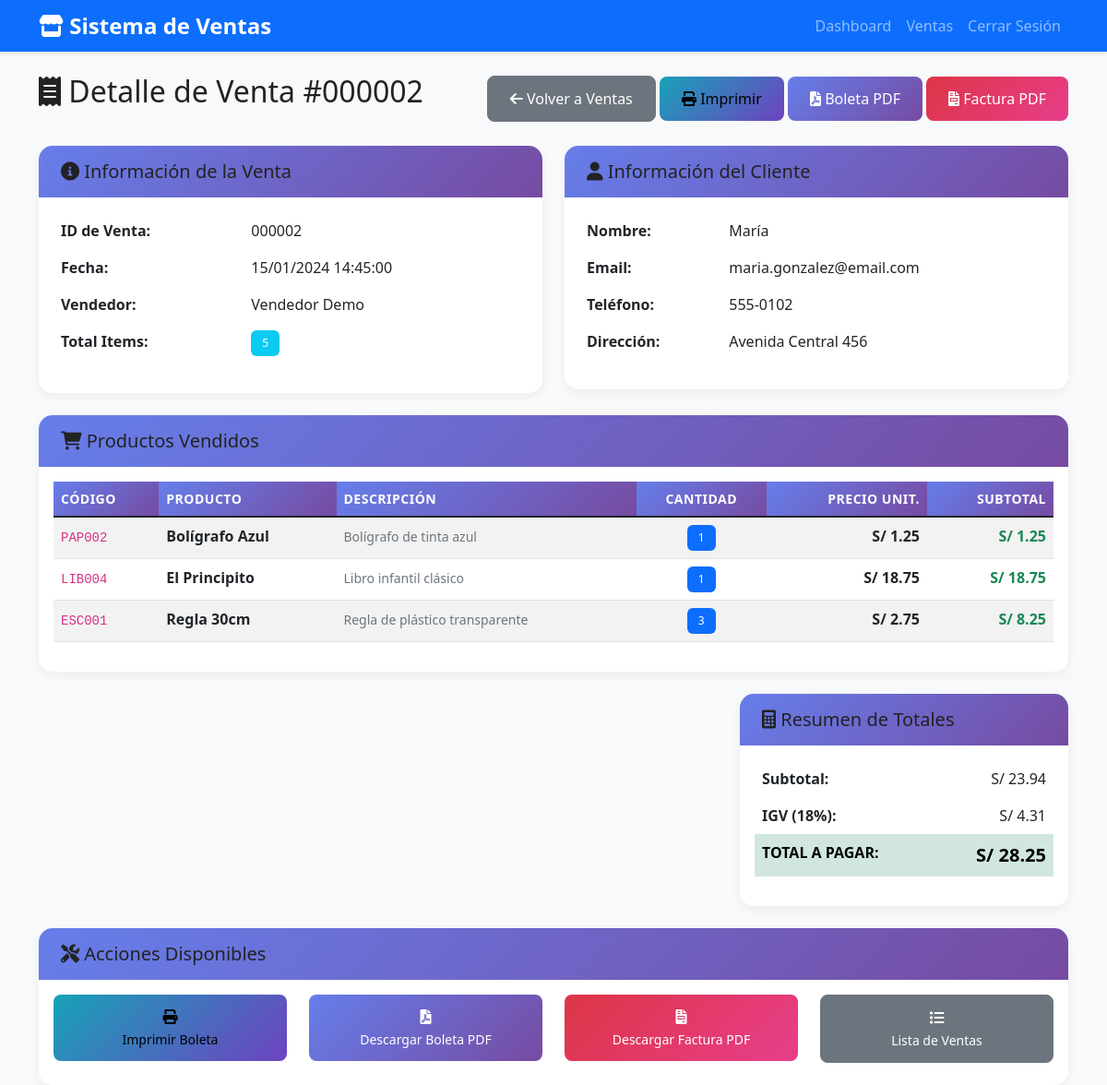
The page /ventas/detalle_venta.php?id=2 (signed in) on the database its author committed.
### tables this page shows
CREATE TABLE ventas (
    id INT AUTO_INCREMENT PRIMARY KEY,
    cliente_id INT NOT NULL,
    usuario_id INT NOT NULL,
    subtotal DECIMAL(10,2) DEFAULT 0,
    impuestos DECIMAL(10,2) DEFAULT 0,
    descuento DECIMAL(10,2) DEFAULT 0,
    total DECIMAL(10,2) NOT NULL,
    estado ENUM('completada', 'pendiente', 'cancelada') DEFAULT 'completada',
    metodo_pago ENUM('efectivo', 'tarjeta', 'transferencia') DEFAULT 'efectivo',
    fecha TIMESTAMP DEFAULT CURRENT_TIMESTAMP,
    notas TEXT,
    FOREIGN KEY (cliente_id) REFERENCES clientes(id),
    FOREIGN KEY (usuario_id) REFERENCES usuarios(id),
    INDEX idx_fecha (fecha),
    INDEX idx_cliente (cliente_id),
    INDEX idx_usuario (usuario_id),
    INDEX idx_estado (estado)
);

CREATE TABLE usuarios (
    id INT AUTO_INCREMENT PRIMARY KEY,
    nombre VARCHAR(100) NOT NULL,
    email VARCHAR(150) UNIQUE NOT NULL,
    password VARCHAR(255) NOT NULL,
    rol ENUM('admin', 'vendedor') DEFAULT 'vendedor',
    activo BOOLEAN DEFAULT TRUE,
    ultimo_acceso TIMESTAMP NULL,
    fecha_creacion TIMESTAMP DEFAULT CURRENT_TIMESTAMP,
    fecha_actualizacion TIMESTAMP DEFAULT CURRENT_TIMESTAMP ON UPDATE CURRENT_TIMESTAMP,
    INDEX idx_email (email)
);

CREATE TABLE clientes (
    id INT AUTO_INCREMENT PRIMARY KEY,
    nombre VARCHAR(100) NOT NULL,
    apellido VARCHAR(100),
    email VARCHAR(150) UNIQUE,
    telefono VARCHAR(20),
    direccion TEXT,
    ciudad VARCHAR(100),
    codigo_postal VARCHAR(10),
    fecha_nacimiento DATE,
    activo BOOLEAN DEFAULT TRUE,
    fecha_registro TIMESTAMP DEFAULT CURRENT_TIMESTAMP,
    fecha_actualizacion TIMESTAMP DEFAULT CURRENT_TIMESTAMP ON UPDATE CURRENT_TIMESTAMP,
    INDEX idx_nombre (nombre),
    INDEX idx_email (email),
    INDEX idx_telefono (telefono)
);

CREATE TABLE detalle_ventas (
    id INT AUTO_INCREMENT PRIMARY KEY,
    venta_id INT NOT NULL,
    producto_id INT NOT NULL,
    cantidad INT NOT NULL,
    precio_unitario DECIMAL(10,2) NOT NULL,
    descuento DECIMAL(10,2) DEFAULT 0,
    subtotal DECIMAL(10,2) NOT NULL,
    FOREIGN KEY (venta_id) REFERENCES ventas(id) ON DELETE CASCADE,
    FOREIGN KEY (producto_id) REFERENCES productos(id),
    INDEX idx_venta (venta_id),
    INDEX idx_producto (producto_id)
);

CREATE TABLE productos (
    id INT AUTO_INCREMENT PRIMARY KEY,
    codigo VARCHAR(50) UNIQUE NOT NULL,
    nombre VARCHAR(200) NOT NULL,
    descripcion TEXT,
    categoria_id INT,
    precio DECIMAL(10,2) NOT NULL,
    stock INT DEFAULT 0,
    stock_minimo INT DEFAULT 5,
    activo BOOLEAN DEFAULT TRUE,
    fecha_creacion TIMESTAMP DEFAULT CURRENT_TIMESTAMP,
    fecha_actualizacion TIMESTAMP DEFAULT CURRENT_TIMESTAMP ON UPDATE CURRENT_TIMESTAMP,
    FOREIGN KEY (categoria_id) REFERENCES categorias(id) ON DELETE SET NULL,
    INDEX idx_codigo (codigo),
    INDEX idx_nombre (nombre),
    INDEX idx_categoria (categoria_id)
);

### ventas/detalle_venta.php (the view, shortened to what this page needs)
<?php
require_once '../includes/functions.php';
$venta_id = (int)$_GET['id'];
try {
    $stmt = $pdo->prepare("
        SELECT v.*, c.nombre as cliente_nombre, c.email as cliente_email,
               c.telefono as cliente_telefono, c.direccion as cliente_direccion,
               u.nombre as vendedor_nombre
        FROM ventas v
        LEFT JOIN clientes c ON v.cliente_id = c.id
        LEFT JOIN usuarios u ON v.usuario_id = u.id
        WHERE v.id = ?
    ");
    $stmt->execute([$venta_id]);
    $venta = $stmt->fetch(PDO::FETCH_ASSOC);
    $stmt = $pdo->prepare("
        SELECT dv.*, p.nombre as producto_nombre, p.codigo as producto_codigo,
               p.descripcion as producto_descripcion
        FROM detalle_ventas dv
        JOIN productos p ON dv.producto_id = p.id
        WHERE dv.venta_id = ?
        ORDER BY p.nombre
    ");
    $stmt->execute([$venta_id]);
    $detalles = $stmt->fetchAll(PDO::FETCH_ASSOC);
} catch (PDOException $e) {
    die('Error: ' . $e->getMessage());
}
$subtotal = $venta['total'] / 1.18;
$igv = $venta['total'] - $subtotal;
$total_items = array_sum(array_column($detalles, 'cantidad'));
?>
<!DOCTYPE html>
<html lang="es">
<head>
    <link href="https://cdn.jsdelivr.net/npm/bootstrap@5.1.3/dist/css/bootstrap.min.css" rel="stylesheet">
    <link href="https://cdnjs.cloudflare.com/ajax/libs/font-awesome/6.0.0/css/all.min.css" rel="stylesheet">
    <link href="../assets/css/style.css" rel="stylesheet">
</head>
<body>
    <nav class="navbar navbar-expand-lg navbar-dark bg-primary">
        <div class="container">
            <a class="navbar-brand" href="../index.php">
                <i class="fas fa-store"></i> Sistema de Ventas
            </a>
            <div class="navbar-nav ms-auto">
                <a class="nav-link" href="../index.php">Dashboard</a>
                <a class="nav-link" href="lista_ventas.php">Ventas</a>
                <a class="nav-link" href="../logout.php">Cerrar Sesión</a>
            </div>
        </div>
    </nav>
    <div class="container mt-4">
        <div class="row">
            <div class="col-12">
                <div class="d-flex justify-content-between align-items-center mb-4">
                    <h2><i class="fas fa-receipt"></i> Detalle de Venta #<?php echo str_pad($venta['id'], 6, '0', STR_PAD_LEFT); ?></h2>
                    <div>
                        <a href="lista_ventas.php" class="btn btn-secondary">
                            <i class="fas fa-arrow-left"></i> Volver a Ventas
                        </a>
                        <a href="imprimir_venta.php?id=<?php echo $venta['id']; ?>" class="btn btn-info" target="_blank">
                            <i class="fas fa-print"></i> Imprimir
                        </a>
                        <a href="generar_boleta_pdf.php?id=<?php echo $venta['id']; ?>" class="btn btn-primary" target="_blank">
                            <i class="fas fa-file-pdf"></i> Boleta PDF
                        </a>
                        <a href="generar_factura_pdf.php?id=<?php echo $venta['id']; ?>" class="btn btn-danger" target="_blank">
                            <i class="fas fa-file-invoice"></i> Factura PDF
                        </a>
                    </div>
                </div>
                <div class="row mb-4">
                    <div class="col-md-6">
                        <div class="card">
                            <div class="card-header bg-primary text-white">
                                <h5 class="mb-0"><i class="fas fa-info-circle"></i> Información de la Venta</h5>
                            </div>
                            <div class="card-body">
                                <table class="table table-borderless">
                                    <tr>
                                        <td><strong>ID de Venta:</strong></td>
                                        <td><?php echo str_pad($venta['id'], 6, '0', STR_PAD_LEFT); ?></td>
                                    </tr>
                                    <tr>
                                        <td><strong>Fecha:</strong></td>
                                        <td><?php echo date('d/m/Y H:i:s', strtotime($venta['fecha'])); ?></td>
                                    </tr>
                                    <tr>
                                        <td><strong>Vendedor:</strong></td>
                                        <td><?php echo htmlspecialchars($venta['vendedor_nombre']); ?></td>
                                    </tr>
                                    <tr>
                                        <td><strong>Total Items:</strong></td>
                                        <td><span class="badge bg-info"><?php echo $total_items; ?></span></td>
                                    </tr>
                                </table>
                            </div>
                        </div>
                    </div>
                    <div class="col-md-6">
                        <div class="card">
                            <div class="card-header bg-success text-white">
                                <h5 class="mb-0"><i class="fas fa-user"></i> Información del Cliente</h5>
                            </div>
                            <div class="card-body">
                                <table class="table table-borderless">
                                    <tr>
                                        <td><strong>Nombre:</strong></td>
                                        <td><?php echo htmlspecialchars($venta['cliente_nombre'] ?: 'Cliente General'); ?></td>
                                    </tr>
                                    <?php if ($venta['cliente_email']): ?>
                                    <tr>
                                        <td><strong>Email:</strong></td>
                                        <td><?php echo htmlspecialchars($venta['cliente_email']); ?></td>
                                    </tr>
                                    <?php endif; ?>
                                    <?php if ($venta['cliente_telefono']): ?>
                                    <tr>
                                        <td><strong>Teléfono:</strong></td>
                                        <td><?php echo htmlspecialchars($venta['cliente_telefono']); ?></td>
                                    </tr>
                                    <?php endif; ?>
                                    <?php if ($venta['cliente_direccion']): ?>
                                    <tr>
                                        <td><strong>Dirección:</strong></td>
                                        <td><?php echo htmlspecialchars($venta['cliente_direccion']); ?></td>
                                    </tr>
                                    <?php endif; ?>
                                </table>
                            </div>
                        </div>
                    </div>
                </div>
                <div class="card mb-4">
                    <div class="card-header bg-warning text-dark">
                        <h5 class="mb-0"><i class="fas fa-shopping-cart"></i> Productos Vendidos</h5>
                    </div>
                    <div class="card-body">
                        <div class="table-responsive">
                            <table class="table table-striped table-hover">
                                <thead class="table-dark">
                                    <tr>
                                        <th>Código</th>
                                        <th>Producto</th>
                                        <th>Descripción</th>
                                        <th class="text-center">Cantidad</th>
                                        <th class="text-end">Precio Unit.</th>
                                        <th class="text-end">Subtotal</th>
                                    </tr>
                                </thead>
                                <tbody>
                                    <?php foreach ($detalles as $detalle): ?>
                                    <tr>
                                        <td>
                                            <code><?php echo htmlspecialchars($detalle['producto_codigo']); ?></code>
                                        </td>
                                        <td>
                                            <strong><?php echo htmlspecialchars($detalle['producto_nombre']); ?></strong>
                                        </td>
                                        <td>
                                            <small class="text-muted">
                                                <?php echo htmlspecialchars($detalle['producto_descripcion'] ?: 'Sin descripción'); ?>
                                            </small>
                                        </td>
                                        <td class="text-center">
                                            <span class="badge bg-primary"><?php echo $detalle['cantidad']; ?></span>
                                        </td>
                                        <td class="text-end">
                                            <strong>S/ <?php echo number_format($detalle['precio_unitario'], 2); ?></strong>
                                        </td>
                                        <td class="text-end">
                                            <strong class="text-success">S/ <?php echo number_format($detalle['subtotal'], 2); ?></strong>
                                        </td>
                                    </tr>
                                    <?php endforeach; ?>
                                </tbody>
                            </table>
                        </div>
                    </div>
                </div>
                <div class="row">
                    <div class="col-md-8"></div>
                    <div class="col-md-4">
                        <div class="card">
                            <div class="card-header bg-dark text-white">
                                <h5 class="mb-0"><i class="fas fa-calculator"></i> Resumen de Totales</h5>
                            </div>
                            <div class="card-body">
                                <table class="table table-borderless">
                                    <tr>
                                        <td><strong>Subtotal:</strong></td>
                                        <td class="text-end">S/ <?php echo number_format($subtotal, 2); ?></td>
                                    </tr>
                                    <tr>
                                        <td><strong>IGV (18%):</strong></td>
                                        <td class="text-end">S/ <?php echo number_format($igv, 2); ?></td>
                                    </tr>
                                    <tr class="table-success">
                                        <td><strong>TOTAL A PAGAR:</strong></td>
                                        <td class="text-end"><strong class="fs-5">S/ <?php echo number_format($venta['total'], 2); ?></strong></td>
                                    </tr>
                                </table>
                            </div>
                        </div>
                    </div>
                </div>
                <div class="card mt-4">
                    <div class="card-header bg-secondary text-white">
                        <h5 class="mb-0"><i class="fas fa-tools"></i> Acciones Disponibles</h5>
                    </div>
                    <div class="card-body">
                        <div class="row">
                            <div class="col-md-3">
                                <a href="imprimir_venta.php?id=<?php echo $venta['id']; ?>" class="btn btn-info w-100 mb-2" target="_blank">
                                    <i class="fas fa-print"></i><br>
                                    <small>Imprimir Boleta</small>
                                </a>
                            </div>
                            <div class="col-md-3">
                                <a href="generar_boleta_pdf.php?id=<?php echo $venta['id']; ?>" class="btn btn-primary w-100 mb-2" target="_blank">
                                    <i class="fas fa-file-pdf"></i><br>
                                    <small>Descargar Boleta PDF</small>
                                </a>
                            </div>
                            <div class="col-md-3">
                                <a href="generar_factura_pdf.php?id=<?php echo $venta['id']; ?>" class="btn btn-danger w-100 mb-2" target="_blank">
                                    <i class="fas fa-file-invoice"></i><br>
                                    <small>Descargar Factura PDF</small>
                                </a>
                            </div>
                            <div class="col-md-3">
                                <a href="lista_ventas.php" class="btn btn-secondary w-100 mb-2">
                                    <i class="fas fa-list"></i><br>
                                    <small>Lista de Ventas</small>
                                </a>
                            </div>
                        </div>
                    </div>
                </div>
            </div>
        </div>
    </div>
</body>
</html>

### rows shown on the page
ventas: id "000002", fecha "15/01/2024 14:45:00", usuario.nombre "Vendedor Demo", cliente.nombre "María", cliente.email "maria.gonzalez@email.com", cliente.telefono "555-0102", cliente.direccion "Avenida Central 456", total "23.94", total "4.31", total "28.25"
detalle_ventas: producto.codigo "PAP002", producto.nombre "Bolígrafo Azul", producto.descripcion "Bolígrafo de tinta azul", cantidad "1", precio_unitario "1.25", subtotal "1.25"
detalle_ventas: producto.codigo "LIB004", producto.nombre "El Principito", producto.descripcion "Libro infantil clásico", cantidad "1", precio_unitario "18.75", subtotal "18.75"
detalle_ventas: producto.codigo "ESC001", producto.nombre "Regla 30cm", producto.descripcion "Regla de plástico transparente", cantidad "3", precio_unitario "2.75", subtotal "8.25"

### other values the page prints
$total_items "5"
